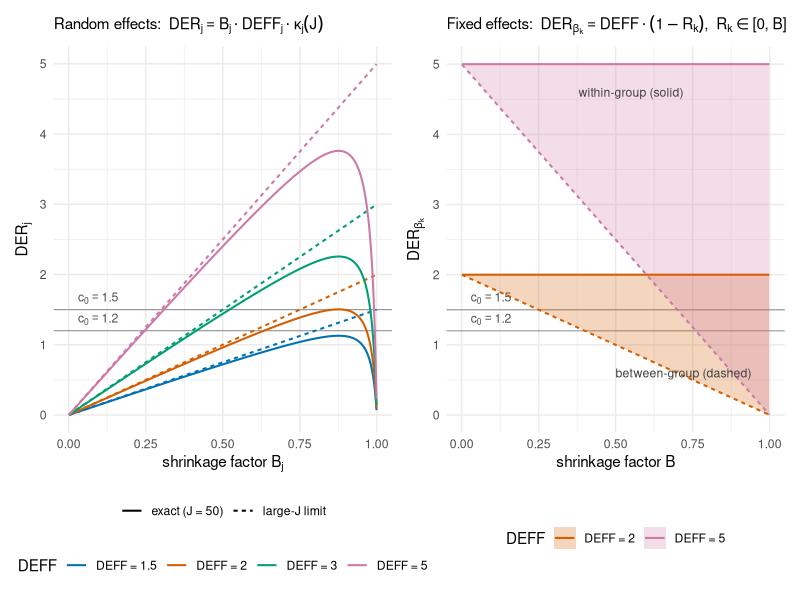
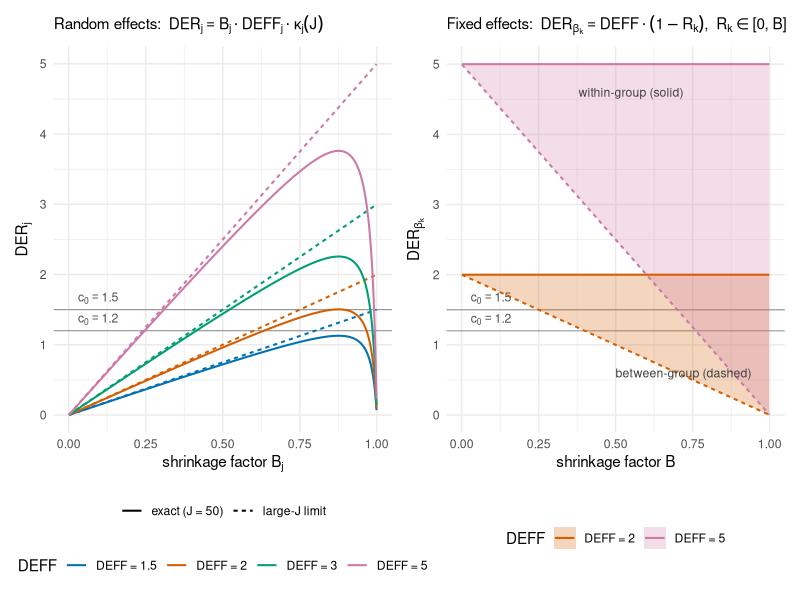

Recreate these plots in R, in order.
# =============================================================================
# results_01_theory.R
# Author : JoonHo Lee (jlee296@ua.edu)
# -----------------------------------------------------------------------------
# Figure 1: the closed-form Design Effect Ratio curves (Theorems 1-2). These are
# analytic -- no data, no model fitting. The random-effect DER is an inverted-U
# in the shrinkage factor B; the fixed-effect DER spans the band
# [DEFF(1 - B), DEFF], with within-group covariates at the upper edge and
# between-group covariates at the lower edge.
#
# Writes : output/figures/fig1_theory.pdf
# Usage  : Rscript code/03_results/results_01_theory.R
# =============================================================================
suppressMessages(library(ggplot2))

ROOT <- tryCatch(here::here(), error = function(e) getwd())
out  <- file.path(ROOT, "output", "figures")
dir.create(out, recursive = TRUE, showWarnings = FALSE)

okabe <- c("#0072B2", "#D55E00", "#009E73", "#CC79A7")
J <- 50
kappa <- function(B, J) 1 - 1 / (J * (1 - B) + B)
Bg <- seq(0.001, 0.999, length.out = 400)
deffs <- c(1.5, 2, 3, 5)

# Left panel: random-effect DER = B * DEFF * kappa_J(B), + large-J limit
dl <- do.call(rbind, lapply(deffs, function(D) {
  rbind(
    data.frame(B = Bg, der = Bg * D * kappa(Bg, J), DEFF = D, type = "exact (J = 50)"),
    data.frame(B = Bg, der = Bg * D, DEFF = D, type = "large-J limit")
  )
}))
dl$DEFF <- factor(dl$DEFF, labels = paste0("DEFF = ", deffs))

pL <- ggplot(dl, aes(B, der, color = DEFF, linetype = type)) +
  geom_hline(yintercept = c(1.2, 1.5), color = "gray55", linewidth = 0.35) +
  annotate("text", x = 0.03, y = 1.2, label = "c[0] == 1.2", parse = TRUE,
           hjust = 0, vjust = -0.5, size = 3.1, color = "gray30") +
  annotate("text", x = 0.03, y = 1.5, label = "c[0] == 1.5", parse = TRUE,
           hjust = 0, vjust = -0.5, size = 3.1, color = "gray30") +
  geom_line(linewidth = 0.7) +
  scale_color_manual(values = okabe) +
  scale_linetype_manual(values = c("solid", "22"), name = NULL) +
  labs(x = expression(paste("shrinkage factor ", B[j])),
       y = expression(DER[j]),
       title = "Random effects: DER = B %.% DEFF %*% kappa(J)" ) +
  labs(title = expression(paste("Random effects:  ", DER[j] == B[j] %.% DEFF[j] %.% kappa[j](J)))) +
  theme_minimal(base_size = 11) +
  theme(legend.position = "bottom", legend.box = "vertical",
        plot.title = element_text(size = 11))

# Right panel: fixed-effect band [DEFF(1-B), DEFF]
dr <- do.call(rbind, lapply(c(2, 5), function(D) {
  data.frame(B = Bg, lower = D * (1 - Bg), upper = D, DEFF = D)
}))
dr$DEFF <- factor(dr$DEFF, labels = paste0("DEFF = ", c(2, 5)))

pR <- ggplot(dr, aes(B)) +
  geom_hline(yintercept = c(1.2, 1.5), color = "gray55", linewidth = 0.35) +
  annotate("text", x = 0.03, y = 1.2, label = "c[0] == 1.2", parse = TRUE,
           hjust = 0, vjust = -0.5, size = 3.1, color = "gray30") +
  annotate("text", x = 0.03, y = 1.5, label = "c[0] == 1.5", parse = TRUE,
           hjust = 0, vjust = -0.5, size = 3.1, color = "gray30") +
  geom_ribbon(aes(ymin = lower, ymax = upper, fill = DEFF), alpha = 0.25) +
  geom_line(aes(y = upper, color = DEFF), linewidth = 0.7) +
  geom_line(aes(y = lower, color = DEFF), linewidth = 0.7, linetype = "22") +
  scale_color_manual(values = okabe[c(2, 4)]) +
  scale_fill_manual(values = okabe[c(2, 4)]) +
  labs(x = expression(paste("shrinkage factor ", B)),
       y = expression(DER[beta[k]]),
       title = expression(paste("Fixed effects:  ", DER[beta[k]] == DEFF %.% (1 - R[k]), ",  ", R[k] %in% "[0, B]"))) +
  annotate("text", x = 0.55, y = 4.6, label = "within-group (solid)",
           size = 3.1, color = "gray25") +
  annotate("text", x = 0.72, y = 0.6, label = "between-group (dashed)",
           size = 3.1, color = "gray25") +
  theme_minimal(base_size = 11) +
  theme(legend.position = "bottom",
        plot.title = element_text(size = 11))

if (requireNamespace("patchwork", quietly = TRUE)) {
  library(patchwork)
  p <- pL + pR
  ggsave(file.path(out, "fig1_theory.pdf"), p, width = 10, height = 4.6)
  ggsave(file.path(out, "fig1_theory.png"), p, width = 10, height = 4.6, dpi = 150)
} else {
  pdf(file.path(out, "fig1_theory.pdf"), width = 10, height = 4.6)
  gridExtra::grid.arrange(pL, pR, ncol = 2)
  dev.off()
}
cat("written:", file.path(out, "fig1_theory.pdf"), "\n")
